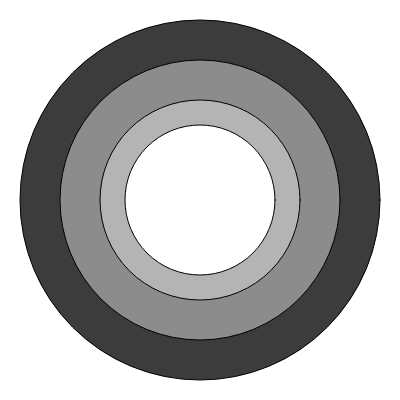
Frame 1 (no input)
Frame 60 (no input): identical to frame 1, image omitted
Frame 120 (the mouse pressed at the canvas centre since frame 60): identical to frame 1, image omitted

The p5.js sketch that drew this single still picture (run headless with seeded random() and noise() and a simulated clock; from frame 60 on, the mouse is pressed at the canvas centre):

// p5.js sketch
// ── sketch.js
let diameters = [360, 280, 200, 150]
let colourVal = [60, 140, 180, 255]
function setup(){
    createCanvas(400, 400)
}

function draw(){
    background(255)

fill(colourVal [0])
    circle(200, 200, diameters[0])
    fill(colourVal [1])
     circle(200, 200, diameters[1])
     fill(colourVal [2])
      circle(200, 200, diameters[2])
      fill(colourVal [3])
       circle(200, 200, diameters[3])
}

 function mouseClicked(){
   let endColour = colourVal.pop()
        colourVal.unshift(endColour)
    }
 
